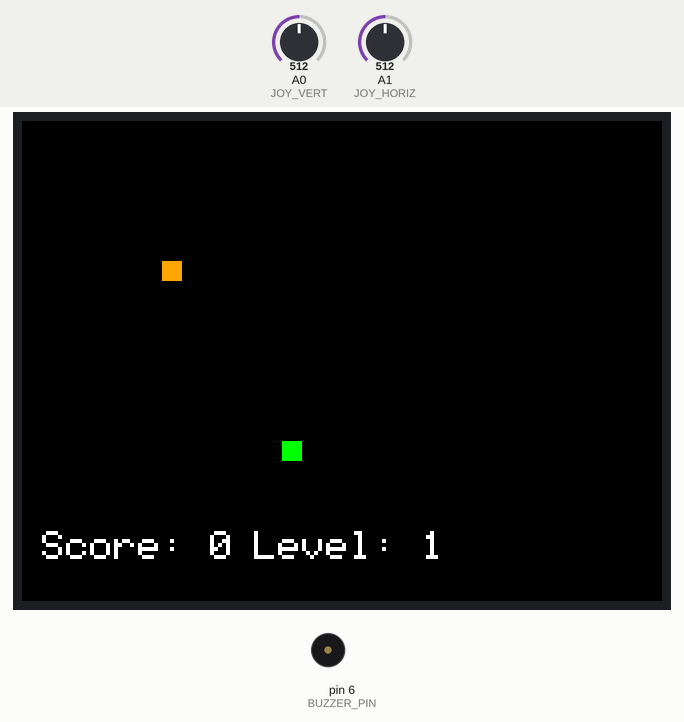
This program was run on a simulated Arduino Uno, built with avr-gcc and run on an emulated ATmega328P. On the bench: 320×240 colour display, buzzer (waves = sounding). The test bench sets the inputs (shaded band); at power-on: A1 (JOY_HORIZ) = 512, A0 (JOY_VERT) = 512. Random numbers use the default seed unless the program sets one. At 1.7 s the program stops and its outputs stay as they are.

Above: at 0.33 s.
At 1.4 s:
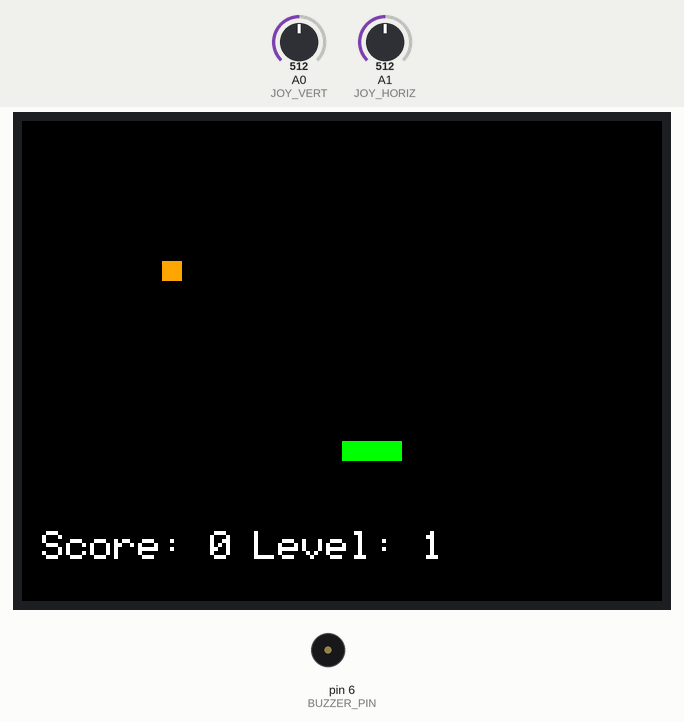
1.5 s: A1 (JOY_HORIZ) set to 716
At 2.5 s:
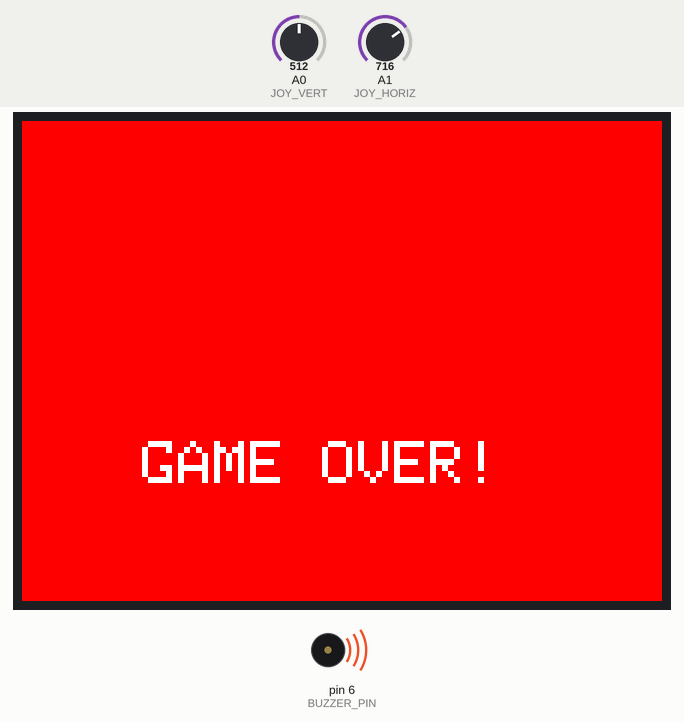
Timing chart, 0 to 3.2 s (numbered marks = the images above; inputs shaded):
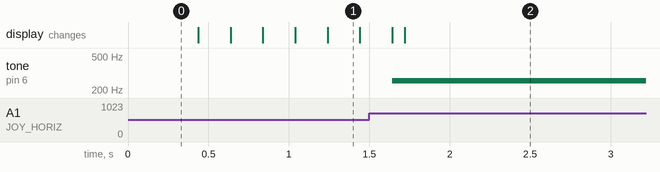

Measured:
- after the input at 1.5 s, tone on pin 6 (BUZZER_PIN): silent → 258 Hz after 0.14 s

The program:

main.cpp
```cpp
#include <Adafruit_GFX.h>
#include <Adafruit_ILI9341.h>
#include <SPI.h>


// Pin definitions for ILI9341 display
#define TFT_CS   10
#define TFT_DC   9
#define TFT_RST  8
Adafruit_ILI9341 tft = Adafruit_ILI9341(TFT_CS, TFT_DC, TFT_RST);

// Joystick pin definitions
#define JOY_VERT  A0 // Vertical movement (Y-axis)
#define JOY_HORIZ A1 // Horizontal movement (X-axis)
#define JOY_SEL   7  // Joystick button

// Snake parameters
#define SNAKE_SIZE 10
#define SCREEN_WIDTH  320
#define SCREEN_HEIGHT 190
#define BUZZER_PIN 6
#define SOUND_DURATION 200

// Initial snake parameters
int snakeX[100], snakeY[100];
int snakeLength = 3;
int direction = 1;  // 0 - UP, 1 - RIGHT, 2 - DOWN, 3 - LEFT
int foodX, foodY;
int score = 0;
int level = 1;
int maxFood = 2;
int snakeSpeed = 200;
int foodsEaten = 0;
bool obstacleCreated = false;
bool foodOnScreen = false;
int foodType = 0;

unsigned long foodAppearTime = 0;
bool timerActive = false;
bool isLevelThree = false;

int obstacleX[] = {130,140, 150, 160, 170, 180, 130, 130, 130, 140, 150, 160, 170, 180, 180, 180, 180, 170, 160, 150, 140, 130 };
int obstacleY[] = {50, 50, 50, 50, 50, 50, 60, 70, 80, 80, 80, 80, 80, 80, 90, 100, 110, 110, 110, 110, 110, 110, 110};
                // 13  14  15  16  17  18  13  13  13  14  15  16  17  18  18  18   18   17   16   15   14
int obstacleLength = sizeof(obstacleX) / sizeof(obstacleX[0]);

void playSound(int frequency) {
    tone(BUZZER_PIN, frequency); // Play the sound
    delay(SOUND_DURATION); // Wait for the duration
    noTone(BUZZER_PIN); // Stop the sound
}

void drawBlock(int x, int y, uint16_t color) {
    tft.fillRect(x, y, SNAKE_SIZE, SNAKE_SIZE, color);
}

void generateFood() {
    if (!foodOnScreen) {  // Only generate food if there is none currently on the screen
        drawBlock(foodX, foodY, ILI9341_BLACK);
        bool validPosition = false;

        while (!validPosition) {
            foodX = (random(SCREEN_WIDTH / SNAKE_SIZE)) * SNAKE_SIZE;
            foodY = (random(SCREEN_HEIGHT / SNAKE_SIZE)) * SNAKE_SIZE;

            validPosition = true;
            for (int i = 0; i < snakeLength; i++) {
                if (snakeX[i] == foodX && snakeY[i] == foodY) {
                    validPosition = false;
                    break;
                }
            }

            // Ensure food does not spawn too close to obstacles or barriers (if applicable)
            if (obstacleCreated) {
                for (int i = 0; i < obstacleLength; i++) {
                    // Check if food spawns exactly at any obstacle position
                    if (foodX == obstacleX[i] && foodY == obstacleY[i]) {
                        validPosition = false; // Food is on top of an obstacle
                        break;
                    }

                    // Check if food spawns too close to the obstacle (assuming a margin)
                    if (foodX >= obstacleX[i] - 10 && foodX <= obstacleX[i] + 10 &&
                        foodY >= obstacleY[i] - 10 && foodY <= obstacleY[i] + 10) {
                        validPosition = false; // Food is too close to an obstacle
                        break;
                    }
                }
            }
        }

        // Determine the type of food based on the level
        if (level >= 4) {
            foodType = random(2); // Randomly choose between normal (0) and red food (1)
        } else {
            foodType = 0; // Normal food for Levels 1 to 3
        }

        // Draw the appropriate food color
        if (foodType == 0) {
            drawBlock(foodX, foodY, ILI9341_ORANGE); // Normal food color
        } else {
            drawBlock(foodX, foodY, ILI9341_RED); // Red food color
        }

        foodOnScreen = true;  // Mark that food is on the screen
        foodAppearTime = millis(); // Set time when food is generated

        // Start timer only if at Level 3
        if (isLevelThree) {
            timerActive = true; // Activate the timer for Level 3
        }
    }
}

void initSnake() {
    snakeX[0] = 120;
    snakeY[0] = 160;
    snakeX[1] = 110;
    snakeY[1] = 160;
    snakeX[2] = 100;
    snakeY[2] = 160;
}

void updateSnake() {
    for (int i = snakeLength - 1; i > 0; i--) {
        snakeX[i] = snakeX[i - 1];
        snakeY[i] = snakeY[i - 1];
    }

    if (direction == 0) snakeY[0] -= SNAKE_SIZE;  // UP
    else if (direction == 1) snakeX[0] += SNAKE_SIZE;  // RIGHT
    else if (direction == 2) snakeY[0] += SNAKE_SIZE;  // DOWN
    else if (direction == 3) snakeX[0] -= SNAKE_SIZE;  // LEFT

    // Edge wrapping logic
    if (snakeX[0] >= SCREEN_WIDTH)  snakeX[0] = 0;
    if (snakeX[0] < 0)              snakeX[0] = SCREEN_WIDTH - SNAKE_SIZE;
    if (snakeY[0] >= SCREEN_HEIGHT) snakeY[0] = 0;
    if (snakeY[0] < 0)              snakeY[0] = SCREEN_HEIGHT - SNAKE_SIZE;
}

bool checkFoodCollision() {
    return (snakeX[0] == foodX && snakeY[0] == foodY);
}

bool checkSelfCollision() {
    for (int i = 1; i < snakeLength; i++) {
        if (snakeX[0] == snakeX[i] && snakeY[0] == snakeY[i]) {
            return true;
        }
    }
    return false;
}

bool checkObstacleCollision() {
    if (!obstacleCreated) return false;

    for (int i = 0; i < obstacleLength; i++) {
        if (snakeX[0] == obstacleX[i] && snakeY[0] == obstacleY[i]) {
            return true;
        }
    }
    return false;
}

void readJoystick() {
    int xVal = analogRead(JOY_HORIZ) - 512;
    int yVal = analogRead(JOY_VERT) - 512;

    if (abs(xVal) > abs(yVal)) {
        if (xVal > 0 && direction != 3) direction = 3; // Move right
        if (xVal < 0 && direction != 1) direction = 1; // Move left
    } else {
        if (yVal > 0 && direction != 0) direction = 0; // Move down
        if (yVal < 0 && direction != 2) direction = 2; // Move up
    }
    // delay(50);  // Short delay to prevent excessive polling
}

void drawObstacle() {
    for (int i = 0; i < obstacleLength; i++) {
        drawBlock(obstacleX[i], obstacleY[i], ILI9341_BLUE);
    }
}

void playGoodFoodSound(void) {
  tone(BUZZER_PIN, 2058, 100);  // Play a 1000 Hz tone for 100ms
}

void playBadFoodSound(void) {
  tone(BUZZER_PIN, 456, 100);   // Play a 500 Hz tone for 100ms
}

void playGameOverSound(void) {
  tone(BUZZER_PIN, 258, 1000);  // Play a 250 Hz tone for 1 second
}

void displayGameover(){
    playGameOverSound();  // Play a sound for game over
    tft.fillScreen(ILI9341_RED);
        tft.setCursor(60, 160);
        tft.setTextColor(ILI9341_WHITE);
        tft.setTextSize(3);
        tft.print("GAME OVER!");
        while (true);  // Stop the game
}

void setup() {
    Serial.begin(9600);
    tft.begin();
    tft.setRotation(3);
    tft.fillScreen(ILI9341_BLACK);
    pinMode(JOY_SEL, INPUT_PULLUP);
    pinMode(BUZZER_PIN, OUTPUT);

    // attachInterrupt(digitalPinToInterrupt(JOY_SEL), buttonPress, FALLING);

    // Initialize snake
    initSnake();
    generateFood();

    // Directly update the score and level in the setup
    // Update Score
    tft.fillRect(0, SCREEN_HEIGHT - 20, SCREEN_WIDTH, 20, ILI9341_BLACK); // Clear specific area
    tft.setCursor(10, SCREEN_HEIGHT - 20 + 35);
    tft.setTextColor(ILI9341_WHITE);
    tft.setTextSize(2);
    tft.print("Score: ");
    tft.print(score);

    // Update Level

    tft.setCursor(SCREEN_WIDTH / 3 + 10, SCREEN_HEIGHT - 20 + 35);
    tft.setTextColor(ILI9341_WHITE);
    tft.print("Level: ");
    tft.print(level);
}

void countDown(){
    if (timerActive && isLevelThree) {
        int remainingTime = 5 - (millis() - foodAppearTime) / 1000;  // Calculate remaining time in seconds
        if (remainingTime < 0) remainingTime = 0;  // Ensure the timer doesn't show negative values

        // Clear previous timer and update it
        tft.fillRect(SCREEN_WIDTH / 3 * 2 + 10, SCREEN_HEIGHT - 20 + 35, 80, 20, ILI9341_BLACK);  // Clear previous timer area
        tft.setCursor(SCREEN_WIDTH / 3 * 2 + 10, SCREEN_HEIGHT - 20 + 35);
        tft.setTextColor(ILI9341_WHITE);
        tft.setTextSize(2);
        tft.print("Time: ");
        tft.print(remainingTime);

        // If the timer hits 0, remove the food and reset.
        if (remainingTime <= 0) {
            drawBlock(foodX, foodY, ILI9341_BLACK);  // Remove the food if the timer hits 0.
            timerActive = false;  // Deactivate the timer to avoid repeated removal.
            foodOnScreen = false;  // Mark that no food is on the screen
            generateFood();  // Generate new food after the previous food disappears
        }
    }
}

void loop() {
    readJoystick(); // Read joystick every loop iteration

    // Clear the snake tail
    drawBlock(snakeX[snakeLength - 1], snakeY[snakeLength - 1], ILI9341_BLACK);

    updateSnake();

    // Update the countdown timer in every loop iteration
    countDown();  // Ensure the countdown updates continuously

    // Check for food collision.
    if (checkFoodCollision()) {
        if (foodType == 0) { // Normal food
            score++;
            snakeLength++;
            foodsEaten++;
            playGoodFoodSound();  // Play a sound for eating good food
        } else if (foodType == 1) { // Red food
            score--; // Reduce score
            playBadFoodSound(); // Play sound for eating bad food
        }

        foodOnScreen = false;  // Mark that food is no longer on the screen
        generateFood();  // Generate new food

        // Clear and update score display
        tft.fillRect(85 , SCREEN_HEIGHT - 20 +35 ,50 ,20 , ILI9341_BLACK); // Clear specific area
        tft.setCursor(10 , SCREEN_HEIGHT -20 +35);
        tft.setTextColor(ILI9341_WHITE);
        tft.setTextSize(2);
        tft.print("Score: ");
        tft.print(score);

        // Update level
        level = score / maxFood + 1;
        if (level >= 3) {
            isLevelThree = true;
        }

        // Introduce Level 4
        if (level >= 4) {
            // Additional logic for level 4 can be implemented here, if needed
        }

        // Clear and update level display
        tft.fillRect(SCREEN_WIDTH / 3 + 80, SCREEN_HEIGHT - 20 + 35 ,80 ,20 , ILI9341_BLACK); // Clear specific area
        tft.setCursor(SCREEN_WIDTH / 3 + 10, SCREEN_HEIGHT - 20 +35);
        tft.print("Level: ");
        tft.print(level);

        if (snakeSpeed > 50)
            snakeSpeed -= 10;

        // Create the obstacle after two pieces of food are eaten.
        if (foodsEaten >= 2 && !obstacleCreated) {
            drawObstacle();
            obstacleCreated = true;
        }
    }

    // Check for self-collision or obstacle collision.
    if (checkSelfCollision() || checkObstacleCollision()) {
        displayGameover();
    }

    // Draw the snake head.
    drawBlock(snakeX[0], snakeY[0], ILI9341_GREEN);

    // Slow down the game based on the speed of the Snake.
    delay(snakeSpeed);
}
```
